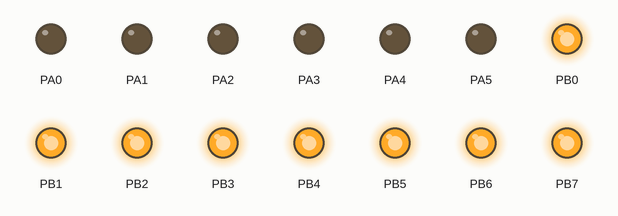
Simulated run of this program. Board: ATmega32, built with avr-gcc and emulated at 16 MHz (the files do not name the chip). Shown: output pins drawn as LEDs (lit = HIGH).

Above: at 0.5 s.
At 3.5 s:
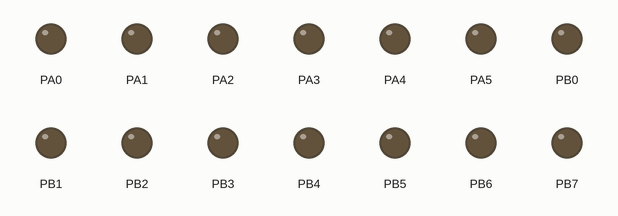
Timing chart, 0 to 4.7 s (numbered marks = the images above):
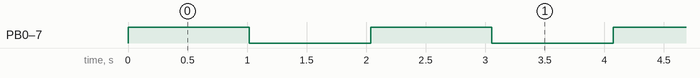

Measured:
- by itself, PB0–7: alternates HIGH for 1.0 s and LOW for 1.0 s

The program:

main.c
```c
/*
 * DIO_Test.c
 *
 * Created: 4/4/2025 12:47:59 PM
 * Author : Yomna Magdy
 */


# define F_CPU 16000000UL
#include <avr/io.h>
#include <util/delay.h>

#include "STD_TYPES.h"
#include "BIT_MATH.h"

#include "DIO_interface.h"


int main(void)
{

 /*PORTS DIRECTION*/
 DIO_voidSetPortDirection(DIO_PORTA , DIO_PORT_OUTPUT);
 DIO_voidSetPortDirection(DIO_PORTB , DIO_PORT_OUTPUT);
 DIO_voidSetPortDirection(DIO_PORTC , DIO_PORT_OUTPUT);
 DIO_voidSetPortDirection(DIO_PORTD , DIO_PORT_INPUT );

 /*PORTS VALUE*/

 DIO_voidSetPortValue(DIO_PORTA, DIO_PORT_HIGH);
 DIO_voidSetPortValue(DIO_PORTC, DIO_PORT_LOW);


 //
 ///*   /* Replace with your application code */
 ///*VAR TO GET SWITCH STATE*/
 //u8 local_U8SW1, local_U8SW2, local_U8SW3;
 //
 //
 ///*SWITCH 1*/
//
 //DIO_voidSetPinDirection(DIO_PORTD, DIO_PIN2, DIO_PIN_INPUT);
 //
 ///*SWITCH 2*/
 //DIO_voidSetPinDirection(DIO_PORTD, DIO_PIN3, DIO_PIN_INPUT);
 //
//
///*SWITCH 3*/
 //DIO_voidSetPinDirection(DIO_PORTD, DIO_PIN4, DIO_PIN_INPUT);
 //
 ///*LEDS*/
 //
 //DIO_voidSetPinDirection(DIO_PORTC, DIO_PIN0, DIO_PIN_OUTPUT);
 //DIO_voidSetPinDirection(DIO_PORTC, DIO_PIN1, DIO_PIN_OUTPUT);
 //DIO_voidSetPinDirection(DIO_PORTC, DIO_PIN2, DIO_PIN_OUTPUT);
 //
 ///*BUZZER*/
 //
 //DIO_voidSetPinDirection(DIO_PORTC, DIO_PIN5, DIO_PIN_OUTPUT);
 //
 //

    while (1)
    {


DIO_voidTogglePortValue(DIO_PORTB);
_delay_ms(1000);


			//
		///*FIRST SWITCH*/
		//
		//DIO_voidGetPinValue(DIO_PORTD, DIO_PIN2, &local_U8SW1);
		//
		//
		//if (local_U8SW1 == 0 )
		//{
			//DIO_voidSetPinValue(DIO_PORTC, DIO_PIN0, DIO_PIN_HIGH);
		//}
		//else
		//{
			//DIO_voidSetPinValue(DIO_PORTC, DIO_PIN0, DIO_PIN_LOW);
		//}
		//
		///*SECOND SWITCH*/
		//DIO_voidGetPinValue(DIO_PORTD, DIO_PIN3, &local_U8SW2);
		//
		//if (local_U8SW2 == 0 )
		//{
			///*TOGGLE*/
			//DIO_voidTogglePinValue(DIO_PORTC, DIO_PIN1);
			//
			///*BUZZER */
			//DIO_voidTogglePinValue(DIO_PORTC, DIO_PIN5);
			//
			//_delay_ms(2000);
		//}
		//else
		//{	    DIO_voidSetPinValue(DIO_PORTC, DIO_PIN1, DIO_PIN_LOW);
				//DIO_voidSetPinValue(DIO_PORTC, DIO_PIN5, DIO_PIN_LOW);
		//}
		//
		///*THIRD SWITCH REVERSE CONNECTION*/
		//DIO_voidGetPinValue(DIO_PORTD, DIO_PIN4, &local_U8SW3);
		//
		//if (local_U8SW3 == 0 )
		//{
			//DIO_voidSetPinValue(DIO_PORTC, DIO_PIN2, DIO_PIN_LOW);
		//}
		//else
		//{
				//DIO_voidSetPinValue(DIO_PORTC, DIO_PIN2, DIO_PIN_HIGH);
		//}

	}
}
```

BIT_MATH.h
```c
#ifndef BIT_MATH_H_
#define BIT_MATH_H_

#define SET_BIT(REG, BIT_NUM)    REG |= (1 << BIT_NUM)
#define CLR_BIT(REG, BIT_NUM)    REG &= (~(1 << BIT_NUM))
#define TOG_BIT(REG, BIT_NUM)    REG ^= (1 << BIT_NUM)
#define GET_BIT(REG, BIT_NUM)    ((REG >> BIT_NUM)&1 )


#endif
```

DIO_interface.h
```c
/*
 * DIO_interface.h
 *
 * Created: 4/4/2025 12:50:51 PM
 *  Author: yomna
 */


#ifndef DIO_INTERFACE_H_
#define DIO_INTERFACE_H_

/*MACROS FOR DIO PORT ID*/
#define DIO_PORTA		 0
#define DIO_PORTC		 1
#define DIO_PORTB		 2
#define DIO_PORTD		 3


/*MACROS FOR DIO PORT MODE*/
#define DIO_PORT_INPUT    0x00
#define DIO_PORT_OUTPUT   0xff


/*MACROS FOR DIO PORT VALUE*/
#define DIO_PORT_LOW    0x00
#define DIO_PORT_HIGH   0xff


/*MACROS FOR DIO PIN MODE*/
#define DIO_PIN_INPUT    0
#define DIO_PIN_OUTPUT   1


/*MACROS FOR DIO PIN ID*/
#define DIO_PIN0         0
#define DIO_PIN1         1
#define DIO_PIN2         2
#define DIO_PIN3         3
#define DIO_PIN4         4
#define DIO_PIN5         5
#define DIO_PIN6         6
#define DIO_PIN7         7

/*MACROS FOR DIO PIN  STATE*/
#define DIO_PIN_LOW      0
#define DIO_PIN_HIGH     1


                               /************************************** APIS PROTO TYPES **************************************/
/*PIN API's*/

void DIO_voidSetPinDirection			(u8 copy_u8PortId, u8 copy_u8PinId, u8 copy_u8PinDirection);
void DIO_voidSetPinValue				(u8 copy_u8PortId, u8 copy_u8PinId, u8 copy_u8PinValue);
void DIO_voidGetPinValue				(u8 copy_u8PortId, u8 copy_u8PinId, u8* copy_Pu8PinValue);
void DIO_voidTogglePinValue				(u8 copy_u8PortId, u8 copy_u8PinId);
void DIO_voidActivePinInPullUpResistance(u8 copy_u8PortId, u8 copy_u8PinId);


/*PORT API's*/

void DIO_voidSetPortDirection			 (u8 copy_u8PortId, u8 copy_u8PortDirection);
void DIO_voidSetPortValue				 (u8 copy_u8PortId, u8 copy_u8PortValue);
void DIO_voidGetPortValue				 (u8 copy_u8PortId, u8* copy_Pu8PortValue);
void DIO_voidTogglePortValue			 (u8 copy_u8PortId);
void DIO_voidActivePortInPullUpResistance(u8 copy_u8PortId);


#endif /* DIO_INTERFACE_H_ */
```

DIO_program.c
```c
/*
 * DIO_program.c
 *
 * Created: 4/4/2025 12:50:29 PM
 *  Author: yomna
 */

#include <avr/io.h>

#include "BIT_MATH.h"
#include "STD_TYPES.h"

#include "DIO_interface.h"
#include "DIO_register.h"


/*PIN API's*/
void DIO_voidSetPinDirection(u8 copy_u8PortId, u8 copy_u8PinId, u8 copy_u8PinDirection)
{
if(( copy_u8PortId<=3) && ( copy_u8PinId<=7) && ( copy_u8PinDirection <= 1)){
		switch(copy_u8PortId){
			case DIO_PORTA:
				switch(copy_u8PinDirection){
					case DIO_PIN_INPUT:
						CLR_BIT(DDRA_REG, copy_u8PinId);
							break;
					case DIO_PIN_OUTPUT:
						SET_BIT(DDRA_REG, copy_u8PinId);
							break;
				}
			case DIO_PORTB:
				switch(copy_u8PinDirection){
					case DIO_PIN_INPUT:
						CLR_BIT(DDRB_REG, copy_u8PinId);
							break;
					case DIO_PIN_OUTPUT:
						SET_BIT(DDRB_REG, copy_u8PinId);
							break;}
			case DIO_PORTC:
				switch(copy_u8PinDirection){
					case DIO_PIN_INPUT:
						CLR_BIT(DDRC_REG, copy_u8PinId);
							break;
					case DIO_PIN_OUTPUT:
						SET_BIT(DDRC_REG, copy_u8PinId);
							break;
				}
			case DIO_PORTD:
				switch(copy_u8PinDirection){
					case DIO_PIN_INPUT:
						CLR_BIT(DDRD_REG, copy_u8PinId);
							break;
					case DIO_PIN_OUTPUT:
						SET_BIT(DDRD_REG, copy_u8PinId);
							break;

				}
				}
				}

else
	{
		//return Error State
	}


		}

void DIO_voidSetPinValue(u8 copy_u8PortId, u8 copy_u8PinId, u8 copy_u8PinValue ){
	if (( copy_u8PortId<=3) && ( copy_u8PinId<=7) && ( copy_u8PinValue <= 1)){
		switch(copy_u8PortId){

			case DIO_PORTA:
				switch(copy_u8PinValue){
					case DIO_PIN_LOW:
						CLR_BIT(PORTA_REG, copy_u8PinId);
							break;
					case DIO_PIN_HIGH:
						SET_BIT(PORTA_REG, copy_u8PinId);
							break;
							}

			case DIO_PORTB:
				switch(copy_u8PinValue){
					case DIO_PIN_LOW:
						CLR_BIT(PORTB_REG, copy_u8PinId);
							break;
					case DIO_PIN_HIGH:
						SET_BIT(PORTB_REG, copy_u8PinId);
							break;
	}


			case DIO_PORTC:
				switch(copy_u8PinValue){
					case DIO_PIN_LOW:
						CLR_BIT(PORTC_REG, copy_u8PinId);
							break;
					case DIO_PIN_HIGH:
						SET_BIT(PORTC_REG, copy_u8PinId);
							break;
		}


			case DIO_PORTD:
				switch(copy_u8PinValue){
					case DIO_PIN_LOW:
						CLR_BIT(PORTD_REG, copy_u8PinId);
							break;
					case DIO_PIN_HIGH:
						SET_BIT(PORTD_REG, copy_u8PinId);
							break;
			}
		}
	}


	else
	{
	}

}


void DIO_voidGetPinValue(u8 copy_u8PortId, u8 copy_u8PinId, u8* copy_Pu8PinValue)
{
	if (( copy_u8PortId<=3) && ( copy_u8PinId<=7) && ( copy_Pu8PinValue != NULL ))
	{
		switch (copy_u8PortId)
		{
		case DIO_PORTA:
			*copy_Pu8PinValue = GET_BIT(PINA_REG, copy_u8PinId);
			break;

		case DIO_PORTB:
			*copy_Pu8PinValue = GET_BIT(PINB_REG, copy_u8PinId);
			break;

		case DIO_PORTC:
			*copy_Pu8PinValue = GET_BIT(PINC_REG, copy_u8PinId);
			break;

		case DIO_PORTD:
			*copy_Pu8PinValue = GET_BIT(PIND_REG, copy_u8PinId);
			break;
		}
	}
	else
	{
	}
}


void DIO_voidTogglePinValue(u8 copy_u8PortId, u8 copy_u8PinId){
	if ((copy_u8PortId <= 3) && (copy_u8PinId <= 7))
	{
		switch (copy_u8PortId)
		{
			case DIO_PORTA:
				TOG_BIT(PORTA_REG, copy_u8PinId);
			break;


			case DIO_PORTB:
				TOG_BIT(PORTB_REG, copy_u8PinId);
			break;


			case DIO_PORTC:
				TOG_BIT(PORTC_REG, copy_u8PinId);
			break;


			case DIO_PORTD:
				TOG_BIT(PORTD_REG, copy_u8PinId);
			break;
		}
	}
	else
	{
	}

}


void DIO_voidActivePinInPullUpResistance(u8 copy_u8PortId, u8 copy_u8PinId){
	if ((copy_u8PortId <= 3) && (copy_u8PinId <= 7))
	{
		 switch (copy_u8PortId)
		 {
			 case DIO_PORTA:
			 SET_BIT(PORTA_REG, copy_u8PinId);
			 break;


			 case DIO_PORTB:
			 SET_BIT(PORTB_REG, copy_u8PinId);
			 break;


			 case DIO_PORTC:
			 SET_BIT(PORTC_REG, copy_u8PinId);
			 break;


			 case DIO_PORTD:
			 SET_BIT(PORTD_REG, copy_u8PinId);
			 break;
		 }
	}
	else
	{
	}

}


/*PORT API's*/

void DIO_voidSetPortDirection(u8 copy_u8PortId, u8 copy_u8PortDirection){
if ((copy_u8PortId <=3) && ((DIO_PORT_INPUT == copy_u8PortDirection ) || (DIO_PORT_OUTPUT == copy_u8PortDirection)))
{
	switch (copy_u8PortId)
	{
	case DIO_PORTA:
	DDRA_REG = copy_u8PortDirection;
	break;

	case DIO_PORTB:
	DDRB_REG = copy_u8PortDirection;
	break;

	case DIO_PORTC:
	DDRC_REG = copy_u8PortDirection;
	break;

	case DIO_PORTD:
	DDRD_REG = copy_u8PortDirection;
	break;
	}

}
else
{
}
}


void DIO_voidSetPortValue(u8 copy_u8PortId, u8 copy_u8PortValue){
	if ((copy_u8PortId <=3))
	{
		switch (copy_u8PortId)
		{
		case DIO_PORTA:
		PINA_REG = copy_u8PortValue;
			break;


		case DIO_PORTB:
		PINB_REG = copy_u8PortValue;
			break;


		case DIO_PORTC:
		PINC_REG = copy_u8PortValue;
			break;


		case DIO_PORTD:
		PIND_REG = copy_u8PortValue;
			break;
		}
	}
	else
	{
	}

}


void DIO_voidGetPortValue(u8 copy_u8PortId, u8* copy_Pu8PortValue){
	if ((copy_u8PortId <=3) && (copy_Pu8PortValue != NULL))
	{
		switch (copy_u8PortId)
		{
		case DIO_PORTA:
		*copy_Pu8PortValue=PINA_REG;
			break;

		case DIO_PORTB:
		*copy_Pu8PortValue=PINB_REG;
		break;

		case DIO_PORTC:
		*copy_Pu8PortValue=PINC_REG;
		break;

		case DIO_PORTD:
		*copy_Pu8PortValue=PIND_REG;
		break;
		}
	}
	else
	{
	}
}


void DIO_voidTogglePortValue(u8 copy_u8PortId){

	if ((copy_u8PortId <=DIO_PORTD))
	{ switch (copy_u8PortId)
	{
	case DIO_PORTA:
	PORTA_REG =(~PORTA_REG);
		break;

	case DIO_PORTB:
	PORTB_REG =(~PORTB_REG);
	break;

	case DIO_PORTC:
	PORTC_REG =(~PORTC_REG);
	break;

	case DIO_PORTD:
	PORTD_REG =(~PORTD_REG);
	break;

	}
	}
	else
	{
	}

}


void DIO_voidActivePortInPullUpResistance(u8 copy_u8PortId){
	if ((copy_u8PortId <=3))
	{
		switch (copy_u8PortId)
		{
		case DIO_PORTA:
		PORTA_REG = 0xff;
			break;

		case DIO_PORTB:
		PORTB_REG = 0xff;
			break;

		case DIO_PORTC:
		PORTC_REG = 0xff;
			break;

		case DIO_PORTD:
		PORTD_REG = 0xff;
			break;
		}
	}
	else
	{
	}


}
```

DIO_register.h
```c
/*
 * DIO_register.h
 *
 * Created: 4/4/2025 12:51:14 PM
 *  Author: yomna
 */


#ifndef DIO_REGISTER_H_
#define DIO_REGISTER_H_

/*DIO DIRECTION MEMORY*/
#define DDRA_REG  (*(volatile u8*)0x3A)
#define DDRB_REG  (*(volatile u8*)0x37)
#define DDRC_REG  (*(volatile u8*)0x34)
#define DDRD_REG  (*(volatile u8*)0x31)

/*DIO OUTPUT MEMORY*/
#define PORTA_REG  (*(volatile u8*)0x3B)
#define PORTB_REG  (*(volatile u8*)0x38)
#define PORTC_REG  (*(volatile u8*)0x35)
#define PORTD_REG  (*(volatile u8*)0x32)

/*DIO INPUT MEMORY*/
#define PINA_REG  (*(volatile u8*)0x39)
#define PINB_REG  (*(volatile u8*)0x36)
#define PINC_REG  (*(volatile u8*)0x33)
#define PIND_REG  (*(volatile u8*)0x30)


#endif /* DIO_REGISTER_H_ */
```

STD_TYPES.h
```c
#ifndef STD_TYPES_H_
#define STD_TYPES_H_

typedef signed char              s8;
typedef unsigned char            u8;

typedef signed short int         s16;
typedef unsigned short int       u16;

typedef signed long int          s32;
typedef unsigned long int        u32;

typedef float                    f32;
typedef double                   f64;

#define NULL                    (void*)0
#endif // STD_TYPES_H_
```
